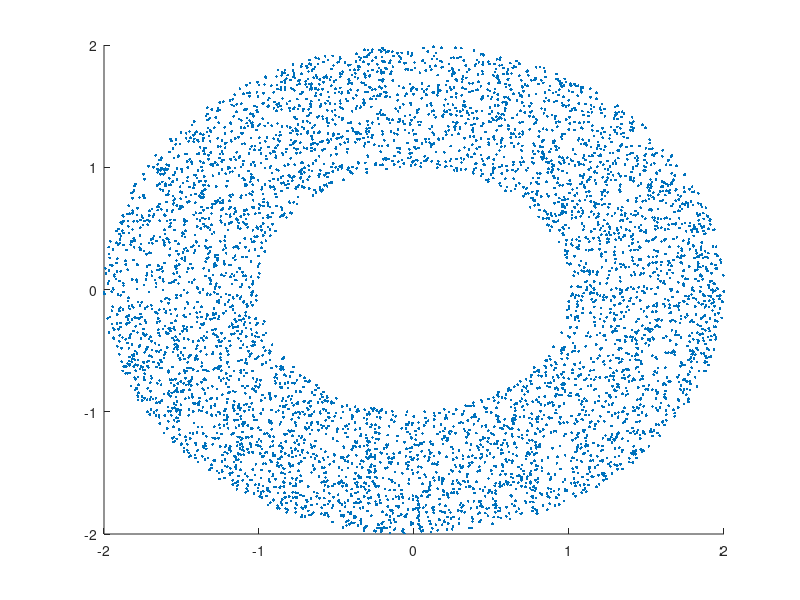

The MATLAB script that drew this image:
points=rand(10000,2)*4-2;
data=points(sqrt(sum(points.^2,2))<2 & sqrt(sum(points.^2,2))>1,:);
scatter(data(:,1),data(:,2),4,'filled');